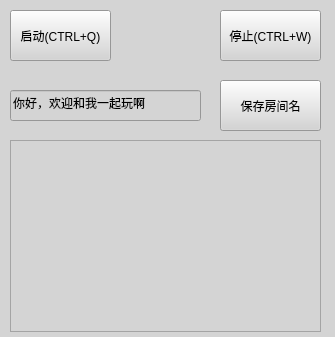
<?xml version="1.0" encoding="UTF-8"?>
<ui version="4.0">
 <class>Widget</class>
 <widget class="QWidget" name="Widget">
  <property name="geometry">
   <rect>
    <x>0</x>
    <y>0</y>
    <width>335</width>
    <height>337</height>
   </rect>
  </property>
  <property name="windowTitle">
   <string>Widget</string>
  </property>
  <property name="styleSheet">
   <string notr="true">background-color: rgb(212, 212, 212);</string>
  </property>
  <widget class="QPushButton" name="pushButton_Start">
   <property name="geometry">
    <rect>
     <x>10</x>
     <y>10</y>
     <width>101</width>
     <height>51</height>
    </rect>
   </property>
   <property name="maximumSize">
    <size>
     <width>16777215</width>
     <height>16777215</height>
    </size>
   </property>
   <property name="styleSheet">
    <string notr="true"/>
   </property>
   <property name="text">
    <string>启动(CTRL+Q)</string>
   </property>
   <property name="autoRepeatInterval">
    <number>100</number>
   </property>
  </widget>
  <widget class="QPushButton" name="pushButton_Stop">
   <property name="geometry">
    <rect>
     <x>220</x>
     <y>10</y>
     <width>101</width>
     <height>51</height>
    </rect>
   </property>
   <property name="styleSheet">
    <string notr="true"/>
   </property>
   <property name="text">
    <string>停止(CTRL+W)</string>
   </property>
   <property name="shortcut">
    <string>Ctrl+Z</string>
   </property>
   <property name="autoRepeatInterval">
    <number>100</number>
   </property>
  </widget>
  <widget class="QTextBrowser" name="textBrowser">
   <property name="geometry">
    <rect>
     <x>10</x>
     <y>140</y>
     <width>311</width>
     <height>192</height>
    </rect>
   </property>
   <property name="styleSheet">
    <string notr="true"/>
   </property>
  </widget>
  <widget class="QPushButton" name="pushButton_putName">
   <property name="geometry">
    <rect>
     <x>220</x>
     <y>80</y>
     <width>101</width>
     <height>51</height>
    </rect>
   </property>
   <property name="styleSheet">
    <string notr="true"/>
   </property>
   <property name="text">
    <string>保存房间名</string>
   </property>
  </widget>
  <widget class="QLineEdit" name="lineEdit_RoomName">
   <property name="geometry">
    <rect>
     <x>10</x>
     <y>90</y>
     <width>191</width>
     <height>31</height>
    </rect>
   </property>
   <property name="text">
    <string>你好，欢迎和我一起玩啊</string>
   </property>
  </widget>
 </widget>
 <resources/>
 <connections/>
</ui>
